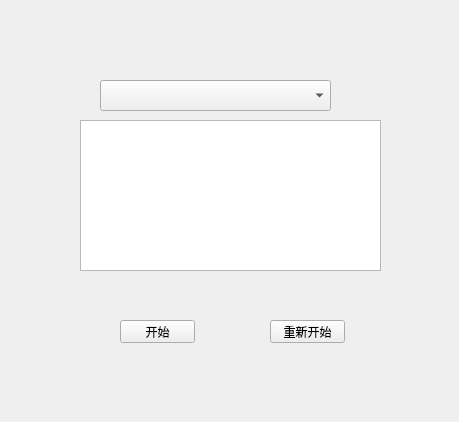
<?xml version="1.0" encoding="UTF-8"?>
<ui version="4.0">
 <class>ExamForm</class>
 <widget class="QWidget" name="ExamForm">
  <property name="geometry">
   <rect>
    <x>0</x>
    <y>0</y>
    <width>459</width>
    <height>422</height>
   </rect>
  </property>
  <property name="windowTitle">
   <string>Form</string>
  </property>
  <widget class="QComboBox" name="comboBox">
   <property name="geometry">
    <rect>
     <x>100</x>
     <y>80</y>
     <width>231</width>
     <height>31</height>
    </rect>
   </property>
  </widget>
  <widget class="QTextEdit" name="textEdit">
   <property name="geometry">
    <rect>
     <x>80</x>
     <y>120</y>
     <width>301</width>
     <height>151</height>
    </rect>
   </property>
  </widget>
  <widget class="QPushButton" name="pushButton">
   <property name="geometry">
    <rect>
     <x>120</x>
     <y>320</y>
     <width>75</width>
     <height>23</height>
    </rect>
   </property>
   <property name="text">
    <string>开始</string>
   </property>
  </widget>
  <widget class="QPushButton" name="pushButton_2">
   <property name="geometry">
    <rect>
     <x>270</x>
     <y>320</y>
     <width>75</width>
     <height>23</height>
    </rect>
   </property>
   <property name="text">
    <string>重新开始</string>
   </property>
  </widget>
 </widget>
 <resources/>
 <connections/>
</ui>
